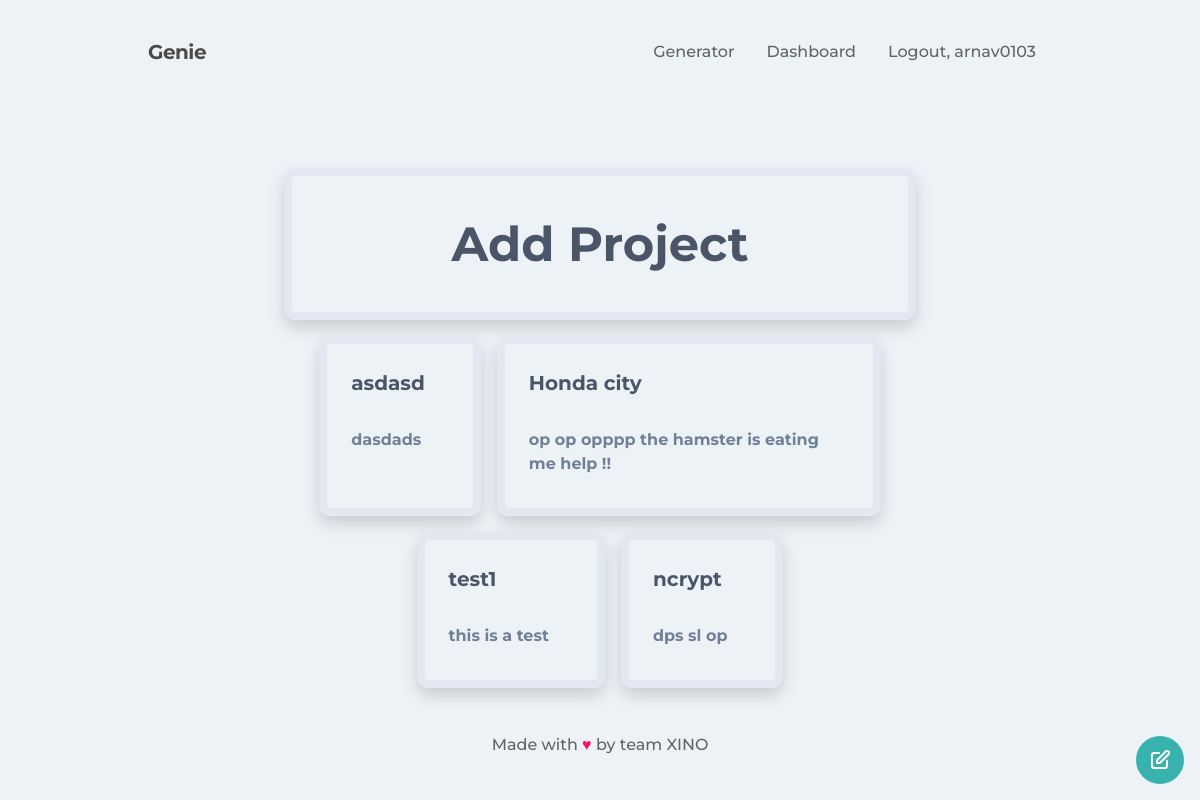
The app's page /projects (signed in), older data.
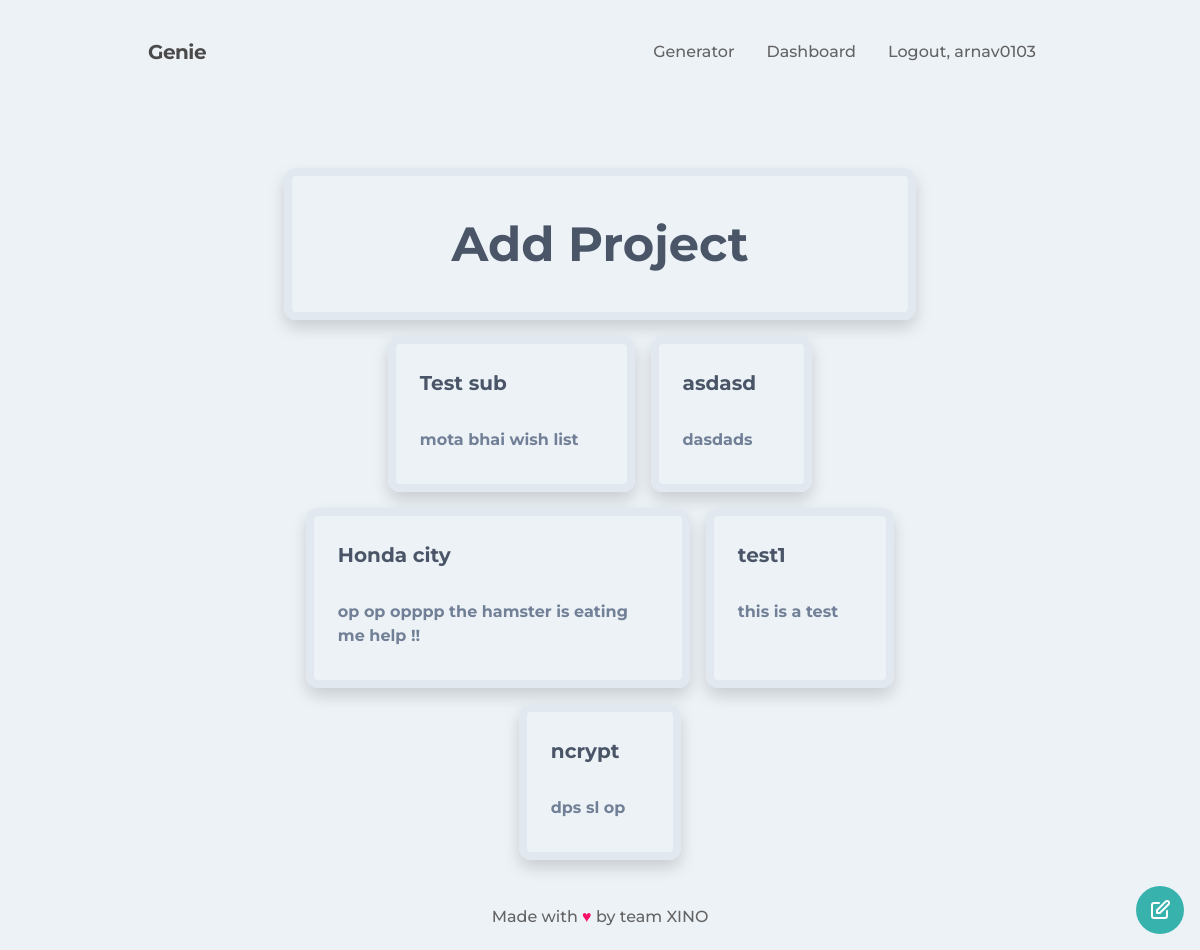
The same page, newer data.
### Tool/models.py (models this page shows, shortened)
class Project(db.Model):
    __tablename__ = 'project'
    id = db.Column(db.Integer , primary_key = True)
    name = db.Column(db.String)
    description = db.Column(db.String)
    completed = db.Column(db.String , default = 'No')
    userid = db.Column(db.Integer , db.ForeignKey('users.id'))
    tasks = db.relationship('Task' , backref = 'project' , lazy = 'dynamic')

### app.py (the view)
@app.route('/projects', methods=['GET', 'POST'])
@login_required
def projects():
    projects = Project.query.filter_by(userid=current_user.id)
    projectss = []
    for project in projects:
        projectss.append(project)
    projectss.reverse()
    return render_template('projects.htm', projects=projectss)

### Tool/models.py (called while the page is built)
@login_manager.user_loader
def load_user(user_id):
    return User.query.get(user_id)

### Tool/templates/projects.htm
{%extends 'base.htm'%}
{%block content%}
<div class="container flex flex-wrap w-full font-medium mx-auto row-auto p-6 xl:px-64 lg:px-32 md:px-24 sm:px-40 ">
  <a href="{{url_for('edit_project')}}"
    class="m-3 fixed bottom-0 right-0  flex items-center justify-center h-12 w-12 rounded-full bg-teal-500 text-white">
    <svg class="h-6 w-6" xmlns="http://www.w3.org/2000/svg" fill="none" viewBox="0 0 24 24" stroke="currentColor">
      <path stroke-linecap="round" stroke-linejoin="round" stroke-width="2"
        d="M11 5H6a2 2 0 00-2 2v11a2 2 0 002 2h11a2 2 0 002-2v-5m-1.414-9.414a2 2 0 112.828 2.828L11.828 15H9v-2.828l8.586-8.586z" />
    </svg>
  </a>
  <div class="justify-center flex-wrap flex  w-full md:pl-3 md:pr-0 pt-8 pb-0 md:pb-6 px-2 ">
    <a href="{{url_for('makeproject')}}"
      class="relative  h-auto w-full border-8 max-w-full rounded-xl overflow-hidden shadow max-h-full m-2 ">
      <div class="m-8 text-center">
        <div class="font-bold text-5xl  text-gray-700 ">Add Project</div>
      </div>
    </a>
    {%for p in projects%}
    <a class="relative  h-auto border-8  max-w-sm rounded-xl shadow overflow-x-scroll m-2"
      href="{{url_for('tasks' , projectid = p.id)}}">
      <div class="p-6 flex-wrap">
        <div class=" font-bold text-xl mb-2 pr-4 text-gray-700">{{p.name}}
          <br><br>
          <p class="text-gray-600 text-base flex-wrap">{{p.description}}</p>
        </div>
      </div>
    </a>
    {%endfor%}
  </div>
</div>
{%endblock%}

Row changes from the older to the newer data that the page shows:
added Project: name "Test sub", description "mota bhai wish list"
